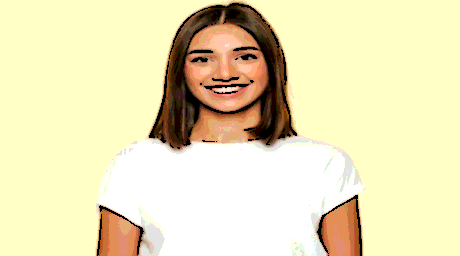
#> input picture girl_cartoon.png, 460 x 256 px
$ python -i image_editor.py   (imports and definitions only)
#> lines starting #> are read from the running program, lines starting #| are printed output that depends on the picture
#################################################################
# FILE : image_editor.py
# WRITER : Tzvi Egyes , Tzvi.egyes@mail.huji.ac.il , 212795728
# EXERCISE : intro2cs ex6 2025
# DESCRIPTION: A simple program for editing images
#
# WEB PAGES I USED: https://www.datacamp.com/tutorial/how-to-exit-python-a-quick-tutorial
# NOTES: some of the long functions I didn't devide into smaller functions in order to minimize running
#   time of calling functions with large matixes and returnung them.
#   Imported UnidentifiedImageError from PIL, didn't use the module for anything else
#################################################################

##############################################################################
#                                   Imports                                  #
##############################################################################
from ex6_helper import *
from typing import Optional
from copy import deepcopy
import sys
from PIL import UnidentifiedImageError

##############################################################################
#                                 CONSTANTS                                  #
##############################################################################
RED_AVERAGE = 0.299
GREEN_AVERAGE = 0.587
BLUE_AVERAGE = 0.114
COLOR_SHADES = 256
BLACK = 0
WHITE = 255

INPUT_TOOL_MESSAGE = ("choose from the following tools: \n"
                 "1 - convert to black & white\n"
                 "2 - blure the image\n"
                 "3 - resize picture\n"
                 "4 - turn picture 90 degrees\n"
                 "5 - find edges\n"
                 "6 - quantize image\n"
                 "7 - show image\n"
                 "8 - exit program\n")
INPUT_ROTATE = "what direction? enter R or L\n"
INPUT_NEW_SIZE = "input size of new image: new_hight,new_width\n"
INPUT_QUANTIZE = "input N intager\n"
INPUT_KERNAL_SIZE = "input kernal size. odd positive integer\n"
INPUT_EDGES = "input blur, block, constant: 3 integers seperated with commas all non-negitve, blur and block are odd\n"
INPUT_PATH_TO_SAVE = "input path of where to save picture\n"
ERROR_INVALID_INPUT = "your input is invalid"
TOOL_NUMBERS = "12345678"
MINIMUM_SIZE_FOR_RESIZE = 2


##############################################################################
#                                  Functions                                 #
##############################################################################


# [48 lines left out: functions separate_channels, combine_channels, RGB2grayscale, not called in this run]


def blur_kernel(size: int) -> Kernel:
    """returns kernal: sixe*sixe list of 1/size^2"""
    return [[(1/size ** 2) for i in range(size)] for j in range(size)]


# [152 lines left out: functions color_in_range, apply_kernel, bilinear_interpolation, point_in_original, resize, rotate_90_right and 5 more, not called in this run]

def valid_input_tool(user_input):
    """returns True if the user chose a valid tool number"""
    if not user_input in TOOL_NUMBERS or len(user_input) > 1:
        print(ERROR_INVALID_INPUT)
        return False
    else:
        return True

# [144 lines left out: functions is_positive_odd, is_grayscale, use_grayscale, use_blur, use_resize, use_rotate and 3 more, not called in this run]


def use_any_tool(image):
    """asks user to pick a tool and calls the function that uses the tool"""
    while True:
        user_input = input(INPUT_TOOL_MESSAGE)
        if valid_input_tool(user_input):
            break

    if user_input == "1":   # grayscale
        return use_grayscale(image)

    if user_input == "2":   # blur
        return use_blur(image)

    if user_input == "3":   # change size
        return use_resize(image)

    if user_input == "4":   # rotate
        return use_rotate(image)

    if user_input == "5":   # edges
        return use_get_edges(image)

    if user_input == "6":   # quantize
        return use_quantize(image)

    if user_input == "7":   # show image
        show_image(image)
        return image

    if user_input == "8":   # exit
        use_exit(image)


# [11 lines not run here, left out]

>>> import cv2
>>> picture = cv2.imread('girl_cartoon.png', cv2.IMREAD_GRAYSCALE)
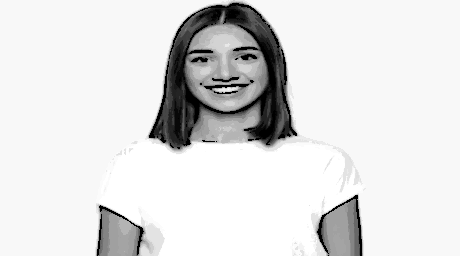
#> picture: shape (256, 460); min 0, max 255, mean 223.8
>>> result = use_any_tool(picture)
#> the loop in use_any_tool, `while True:` made 4 passes; the answer given on pass 1: girl_cartoon.png
